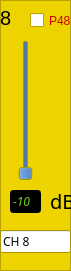
   <widget class="QFrame" name="frame_8">
    <property name="geometry">
     <rect>
      <x>510</x>
      <y>90</y>
      <width>71</width>
      <height>271</height>
     </rect>
    </property>
    <property name="palette">
     <palette>
      <active>
       <colorrole role="Base">
        <brush brushstyle="SolidPattern">
         <color alpha="255">
          <red>255</red>
          <green>255</green>
          <blue>255</blue>
         </color>
        </brush>
       </colorrole>
       <colorrole role="Window">
        <brush brushstyle="SolidPattern">
         <color alpha="255">
          <red>237</red>
          <green>212</green>
          <blue>0</blue>
         </color>
        </brush>
       </colorrole>
      </active>
      <inactive>
       <colorrole role="Base">
        <brush brushstyle="SolidPattern">
         <color alpha="255">
          <red>255</red>
          <green>255</green>
          <blue>255</blue>
         </color>
        </brush>
       </colorrole>
       <colorrole role="Window">
        <brush brushstyle="SolidPattern">
         <color alpha="255">
          <red>237</red>
          <green>212</green>
          <blue>0</blue>
         </color>
        </brush>
       </colorrole>
      </inactive>
      <disabled>
       <colorrole role="Base">
        <brush brushstyle="SolidPattern">
         <color alpha="255">
          <red>237</red>
          <green>212</green>
          <blue>0</blue>
         </color>
        </brush>
       </colorrole>
       <colorrole role="Window">
        <brush brushstyle="SolidPattern">
         <color alpha="255">
          <red>237</red>
          <green>212</green>
          <blue>0</blue>
         </color>
        </brush>
       </colorrole>
      </disabled>
     </palette>
    </property>
    <property name="autoFillBackground">
     <bool>true</bool>
    </property>
    <property name="frameShape">
     <enum>QFrame::StyledPanel</enum>
    </property>
    <property name="frameShadow">
     <enum>QFrame::Raised</enum>
    </property>
    <widget class="QLabel" name="label_19">
     <property name="geometry">
      <rect>
       <x>0</x>
       <y>10</y>
       <width>21</width>
       <height>16</height>
      </rect>
     </property>
     <property name="font">
      <font>
       <pointsize>15</pointsize>
      </font>
     </property>
     <property name="text">
      <string>8</string>
     </property>
    </widget>
    <widget class="QSlider" name="g_ch_8">
     <property name="geometry">
      <rect>
       <x>10</x>
       <y>40</y>
       <width>31</width>
       <height>141</height>
      </rect>
     </property>
     <property name="palette">
      <palette>
       <active>
        <colorrole role="Button">
         <brush brushstyle="SolidPattern">
          <color alpha="255">
           <red>52</red>
           <green>101</green>
           <blue>164</blue>
          </color>
         </brush>
        </colorrole>
       </active>
       <inactive>
        <colorrole role="Button">
         <brush brushstyle="SolidPattern">
          <color alpha="255">
           <red>52</red>
           <green>101</green>
           <blue>164</blue>
          </color>
         </brush>
        </colorrole>
       </inactive>
       <disabled>
        <colorrole role="Button">
         <brush brushstyle="SolidPattern">
          <color alpha="255">
           <red>52</red>
           <green>101</green>
           <blue>164</blue>
          </color>
         </brush>
        </colorrole>
       </disabled>
      </palette>
     </property>
     <property name="minimum">
      <number>0</number>
     </property>
     <property name="maximum">
      <number>12</number>
     </property>
     <property name="singleStep">
      <number>1</number>
     </property>
     <property name="pageStep">
      <number>1</number>
     </property>
     <property name="value">
      <number>0</number>
     </property>
     <property name="orientation">
      <enum>Qt::Vertical</enum>
     </property>
     <property name="tickInterval">
      <number>6</number>
     </property>
    </widget>
    <widget class="QCheckBox" name="p48_8">
     <property name="geometry">
      <rect>
       <x>30</x>
       <y>10</y>
       <width>41</width>
       <height>21</height>
      </rect>
     </property>
     <property name="palette">
      <palette>
       <active>
        <colorrole role="WindowText">
         <brush brushstyle="SolidPattern">
          <color alpha="255">
           <red>204</red>
           <green>0</green>
           <blue>0</blue>
          </color>
         </brush>
        </colorrole>
       </active>
       <inactive>
        <colorrole role="WindowText">
         <brush brushstyle="SolidPattern">
          <color alpha="255">
           <red>204</red>
           <green>0</green>
           <blue>0</blue>
          </color>
         </brush>
        </colorrole>
       </inactive>
       <disabled>
        <colorrole role="WindowText">
         <brush brushstyle="SolidPattern">
          <color alpha="255">
           <red>190</red>
           <green>190</green>
           <blue>190</blue>
          </color>
         </brush>
        </colorrole>
       </disabled>
      </palette>
     </property>
     <property name="text">
      <string>P48</string>
     </property>
    </widget>
    <widget class="QLineEdit" name="d_ch_10">
     <property name="enabled">
      <bool>false</bool>
     </property>
     <property name="geometry">
      <rect>
       <x>10</x>
       <y>190</y>
       <width>31</width>
       <height>23</height>
      </rect>
     </property>
     <property name="palette">
      <palette>
       <active>
        <colorrole role="WindowText">
         <brush brushstyle="SolidPattern">
          <color alpha="255">
           <red>0</red>
           <green>0</green>
           <blue>0</blue>
          </color>
         </brush>
        </colorrole>
        <colorrole role="Light">
         <brush brushstyle="SolidPattern">
          <color alpha="255">
           <red>255</red>
           <green>255</green>
           <blue>255</blue>
          </color>
         </brush>
        </colorrole>
        <colorrole role="Dark">
         <brush brushstyle="SolidPattern">
          <color alpha="255">
           <red>115</red>
           <green>210</green>
           <blue>22</blue>
          </color>
         </brush>
        </colorrole>
        <colorrole role="Text">
         <brush brushstyle="SolidPattern">
          <color alpha="255">
           <red>0</red>
           <green>0</green>
           <blue>0</blue>
          </color>
         </brush>
        </colorrole>
        <colorrole role="ButtonText">
         <brush brushstyle="SolidPattern">
          <color alpha="255">
           <red>0</red>
           <green>0</green>
           <blue>0</blue>
          </color>
         </brush>
        </colorrole>
        <colorrole role="Base">
         <brush brushstyle="SolidPattern">
          <color alpha="255">
           <red>0</red>
           <green>0</green>
           <blue>0</blue>
          </color>
         </brush>
        </colorrole>
        <colorrole role="Window">
         <brush brushstyle="SolidPattern">
          <color alpha="255">
           <red>0</red>
           <green>0</green>
           <blue>0</blue>
          </color>
         </brush>
        </colorrole>
       </active>
       <inactive>
        <colorrole role="WindowText">
         <brush brushstyle="SolidPattern">
          <color alpha="255">
           <red>0</red>
           <green>0</green>
           <blue>0</blue>
          </color>
         </brush>
        </colorrole>
        <colorrole role="Light">
         <brush brushstyle="SolidPattern">
          <color alpha="255">
           <red>255</red>
           <green>255</green>
           <blue>255</blue>
          </color>
         </brush>
        </colorrole>
        <colorrole role="Dark">
         <brush brushstyle="SolidPattern">
          <color alpha="255">
           <red>115</red>
           <green>210</green>
           <blue>22</blue>
          </color>
         </brush>
        </colorrole>
        <colorrole role="Text">
         <brush brushstyle="SolidPattern">
          <color alpha="255">
           <red>0</red>
           <green>0</green>
           <blue>0</blue>
          </color>
         </brush>
        </colorrole>
        <colorrole role="ButtonText">
         <brush brushstyle="SolidPattern">
          <color alpha="255">
           <red>0</red>
           <green>0</green>
           <blue>0</blue>
          </color>
         </brush>
        </colorrole>
        <colorrole role="Base">
         <brush brushstyle="SolidPattern">
          <color alpha="255">
           <red>0</red>
           <green>0</green>
           <blue>0</blue>
          </color>
         </brush>
        </colorrole>
        <colorrole role="Window">
         <brush brushstyle="SolidPattern">
          <color alpha="255">
           <red>0</red>
           <green>0</green>
           <blue>0</blue>
          </color>
         </brush>
        </colorrole>
       </inactive>
       <disabled>
        <colorrole role="WindowText">
         <brush brushstyle="SolidPattern">
          <color alpha="255">
           <red>115</red>
           <green>210</green>
           <blue>22</blue>
          </color>
         </brush>
        </colorrole>
        <colorrole role="Light">
         <brush brushstyle="SolidPattern">
          <color alpha="255">
           <red>255</red>
           <green>255</green>
           <blue>255</blue>
          </color>
         </brush>
        </colorrole>
        <colorrole role="Dark">
         <brush brushstyle="SolidPattern">
          <color alpha="255">
           <red>115</red>
           <green>210</green>
           <blue>22</blue>
          </color>
         </brush>
        </colorrole>
        <colorrole role="Text">
         <brush brushstyle="SolidPattern">
          <color alpha="255">
           <red>115</red>
           <green>210</green>
           <blue>22</blue>
          </color>
         </brush>
        </colorrole>
        <colorrole role="ButtonText">
         <brush brushstyle="SolidPattern">
          <color alpha="255">
           <red>115</red>
           <green>210</green>
           <blue>22</blue>
          </color>
         </brush>
        </colorrole>
        <colorrole role="Base">
         <brush brushstyle="SolidPattern">
          <color alpha="255">
           <red>0</red>
           <green>0</green>
           <blue>0</blue>
          </color>
         </brush>
        </colorrole>
        <colorrole role="Window">
         <brush brushstyle="SolidPattern">
          <color alpha="255">
           <red>0</red>
           <green>0</green>
           <blue>0</blue>
          </color>
         </brush>
        </colorrole>
       </disabled>
      </palette>
     </property>
     <property name="font">
      <font>
       <family>Clean</family>
       <italic>true</italic>
      </font>
     </property>
     <property name="text">
      <string>-10</string>
     </property>
    </widget>
    <widget class="QLabel" name="label_20">
     <property name="geometry">
      <rect>
       <x>50</x>
       <y>190</y>
       <width>21</width>
       <height>21</height>
      </rect>
     </property>
     <property name="font">
      <font>
       <family>Clean</family>
       <pointsize>15</pointsize>
      </font>
     </property>
     <property name="text">
      <string>dB</string>
     </property>
    </widget>
    <widget class="QLineEdit" name="lineEdit_8">
     <property name="geometry">
      <rect>
       <x>0</x>
       <y>230</y>
       <width>71</width>
       <height>23</height>
      </rect>
     </property>
     <property name="font">
      <font>
       <family>Clean</family>
      </font>
     </property>
     <property name="text">
      <string>CH 8</string>
     </property>
    </widget>
   </widget>
